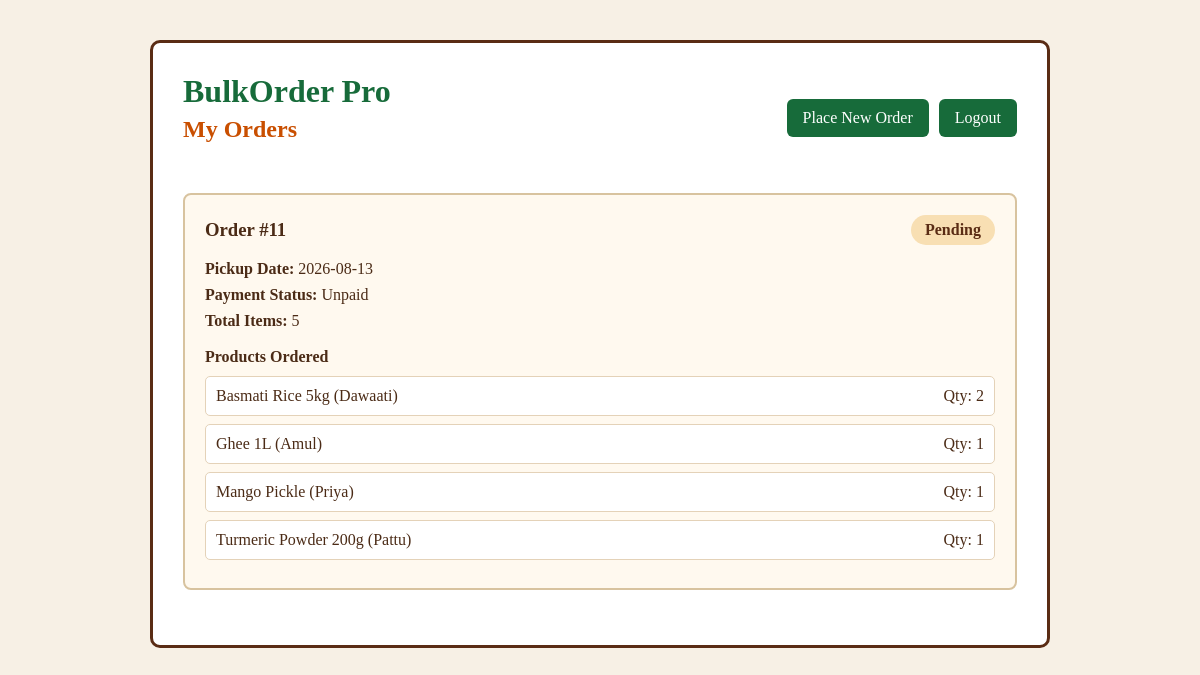
/customer-orders (signed in), run on the app's committed database.
### tables this page shows
CREATE TABLE orders (
            id INTEGER PRIMARY KEY AUTOINCREMENT,
            customer_id INTEGER NOT NULL,
            pickup_date TEXT NOT NULL,
            items INTEGER NOT NULL,
            payment_status TEXT NOT NULL,
            order_status TEXT NOT NULL, stock_id INTEGER,
            FOREIGN KEY (customer_id) REFERENCES customers(id)
        );

CREATE TABLE order_items (
            id INTEGER PRIMARY KEY AUTOINCREMENT,
            order_id INTEGER NOT NULL,
            stock_id INTEGER NOT NULL,
            quantity INTEGER NOT NULL,
            FOREIGN KEY (order_id) REFERENCES orders(id),
            FOREIGN KEY (stock_id) REFERENCES stock(id)
        );

CREATE TABLE stock (
            id INTEGER PRIMARY KEY AUTOINCREMENT,
            item_name TEXT NOT NULL,
            brand TEXT NOT NULL,
            stock_quantity INTEGER NOT NULL,
            price REAL NOT NULL
        , is_deleted INTEGER NOT NULL DEFAULT 0);

### app.py (the view)
@app.route("/customer-orders")
def customer_my_orders():
    if not customer_logged_in():
        return redirect(
            url_for("customer_login_page")
        )
    connection = get_database_connection()
    cursor = connection.cursor()
    cursor.execute("""
        SELECT
            id,
            pickup_date,
            items,
            payment_status,
            order_status

        FROM orders

        WHERE customer_id = ?

        ORDER BY id DESC
    """, (
        session["customer_id"],
    ))
    order_records = cursor.fetchall()
    customer_orders = []
    for order in order_records:
        cursor.execute("""
            SELECT
                stock.item_name,
                stock.brand,
                stock.price,
                order_items.quantity

            FROM order_items

            JOIN stock

            ON order_items.stock_id
            = stock.id

            WHERE order_items.order_id = ?
        """, (
            order["id"],
        ))
        products = cursor.fetchall()
        customer_orders.append({
            "id": order["id"],
            "pickup_date": order["pickup_date"],
            "items": order["items"],
            "payment_status": order["payment_status"],
            "order_status": order["order_status"],
            "products": products
        })
    connection.close()
    return render_template(
        "customer_orders.html",
        orders=customer_orders
    )

### app.py (called while the page is built)
def get_database_connection():
    connection = sqlite3.connect(DATABASE)
    connection.row_factory = sqlite3.Row
    return connection

def customer_logged_in():
    return "customer_id" in session

### templates/customer_orders.html (shortened to what this page needs)
<!DOCTYPE html>
<html lang="en">
<head>
    <link rel="stylesheet"
          href="{{ url_for('static', filename='customer_orders.css') }}">
</head>
<body>
    <div class="orders-page">
        <div class="orders-card">
            <div class="page-header">
                <div>
                    <h1>BulkOrder Pro</h1>
                    <h2>My Orders</h2>
                </div>
                <div class="header-buttons">
                    <a href="{{ url_for('customer_order_page') }}">
                        Place New Order
                    </a>
                    <a href="{{ url_for('customer_logout') }}">
                        Logout
                    </a>
                </div>
            </div>
            {% if orders %}
                {% for order in orders %}
                <div class="order-card">
                    <div class="order-top">
                        <h3>
                            Order #{{ order["id"] }}
                        </h3>
                        <span class="status">
                            {{ order["order_status"] }}
                        </span>
                    </div>
                    <p>
                        <strong>Pickup Date:</strong>
                        {{ order["pickup_date"] }}
                    </p>
                    <p>
                        <strong>Payment Status:</strong>
                        {{ order["payment_status"] }}
                    </p>
                    <p>
                        <strong>Total Items:</strong>
                        {{ order["items"] }}
                    </p>
                    <h4>Products Ordered</h4>
                    {% for product in order["products"] %}
                    <div class="product">
                        <span>
                            {{ product["item_name"] }}
                            ({{ product["brand"] }})
                        </span>
                        <span>
                            Qty: {{ product["quantity"] }}
                        </span>
                    </div>
                    {% endfor %}
                </div>
                {% endfor %}
            {% endif %}
        </div>
    </div>
</body>
</html>

### static/customer_orders.css (style rules this page uses)
* { box-sizing: border-box; }
body { margin: 0; background: #f7f0e5; font-family: Georgia, serif; color: #4b2b16; }
.orders-page { display: flex; justify-content: center; padding: 40px; }
.orders-card { width: 900px; max-width: 100%; background: white; border: 3px solid #5a2c14; border-radius: 10px; padding: 30px; }
.page-header { display: flex; justify-content: space-between; align-items: center; margin-bottom: 30px; }
.page-header h1 { margin: 0; color: #176b3a; }
.page-header h2 { margin-top: 6px; color: #c94f00; }
.header-buttons { display: flex; gap: 10px; }
.header-buttons a { padding: 10px 16px; background: #176b3a; color: white; text-decoration: none; border-radius: 6px; transition: 0.2s; }
.order-card { margin-bottom: 25px; padding: 20px; border: 2px solid #d8c39f; border-radius: 8px; background: #fff9ef; }
.order-top { display: flex; justify-content: space-between; align-items: center; margin-bottom: 15px; }
.order-top h3 { margin: 0; }
.status { background: #f8dfb3; color: #5a2c14; padding: 6px 14px; border-radius: 20px; font-weight: bold; }
.order-card p { margin: 8px 0; }
.order-card h4 { margin-top: 18px; margin-bottom: 10px; }
.product { display: flex; justify-content: space-between; padding: 10px; margin-bottom: 8px; background: white; border: 1px solid #e4d2b8; border-radius: 5px; }

### data on the page
orders: id "11", order_status "Pending", pickup_date "2026-08-13", payment_status "Unpaid", items "5"
order_items: item_name "Basmati Rice 5kg", brand "Dawaati", quantity "2"
order_items: item_name "Ghee 1L", brand "Amul", quantity "1"
order_items: item_name "Mango Pickle", brand "Priya", quantity "1"
order_items: item_name "Turmeric Powder 200g", brand "Pattu", quantity "1"
